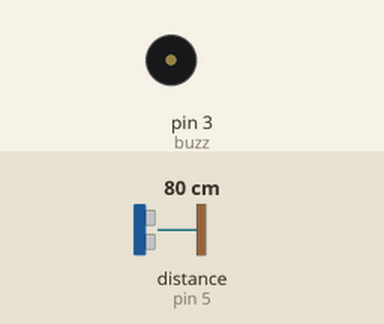
This sketch was run on a simulated Arduino Uno, built with avr-gcc and run on an emulated ATmega328P. Shown: buzzer (waves = sounding, pin HIGH). Wiring (inferred from the names in the program): ultrasonic range finder: trigger pin 6; echo pin 5. The test bench sets the inputs (shaded band); at power-on: distance to the obstacle (sensor on pin 5) 80 cm. The echo pulse lasts 58.3 µs per cm; pins used as bus, display or sensor lines are not drawn.

Above: at 1.2 s.
1.3 s: distance to the obstacle (sensor on pin 5) set to 8 cm
2.8 s: distance to the obstacle (sensor on pin 5) set to 5 cm
At 3.4 s:
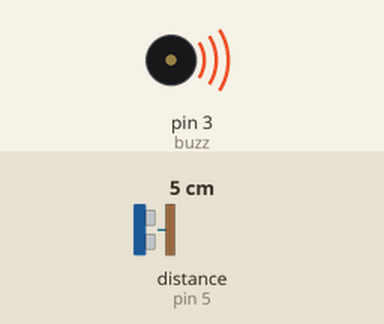
4.3 s: distance to the obstacle (sensor on pin 5) set to 9 cm
At 4.6 s:
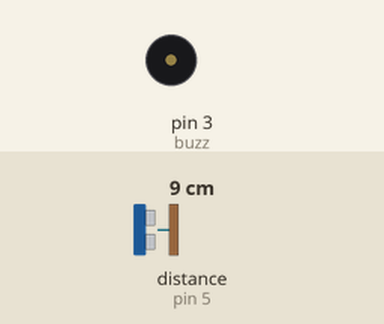
5.8 s: distance to the obstacle (sensor on pin 5) set to 2 cm
At 6.9 s:
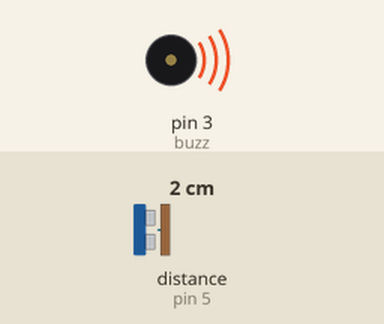
Timing chart, 0 to 8.3 s (numbered marks = the images above; inputs shaded):
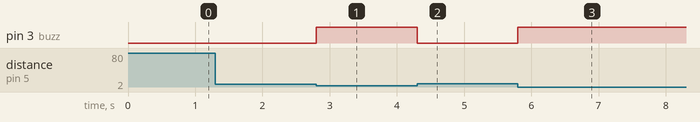

The sketch:

ultrasonic_buzz.ino
```cpp
int trigpin=6;
int echopin=5;
int buzz=3;

long tim;
int distance;
void setup() {
  pinMode(trigpin,OUTPUT);
  pinMode(echopin,INPUT);
  pinMode(buzz,OUTPUT);
  Serial.begin(9600);
  // put your setup code here, to run once:
}
//program to change the brightness of the led based on the distance measured by the ultrasonic sensor
void loop() {
  digitalWrite(trigpin,LOW);
  delayMicroseconds(4);
  digitalWrite(trigpin,HIGH);
  delayMicroseconds(15);
  digitalWrite(trigpin,LOW);
  digitalWrite(echopin,HIGH);
  tim=pulseIn(echopin,HIGH);
  //distance = time*speed since ultrasonic sensor uses echo distance=time*speed/2 for sound to hit object and reach the sensor , speed=speed of sound=>0.34 cm/microseconds
  distance=tim*(0.034)/2;
  if (distance<=5){
    digitalWrite(buzz,HIGH);
  }
  else{
    digitalWrite(buzz,LOW);
  }
  // put your main code here, to run repeatedly:
}
```

Measured:
- the behaviour switches between 7 and 6 cm on distance to the obstacle (sensor on pin 5) (found by bisection; images 0 and 1)
- after the input at 1.3 s, every drawn part: stays the same
- after the input at 2.8 s, pin 3 (buzz): LOW → HIGH at once
- after the input at 4.3 s, pin 3 (buzz): HIGH → LOW at once
- after the input at 5.8 s, pin 3 (buzz): LOW → HIGH at once
